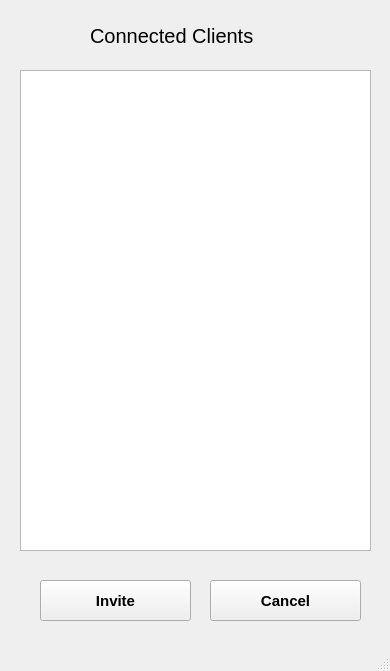
<?xml version="1.0" encoding="UTF-8"?>
<ui version="4.0">
 <class>MainWindow</class>
 <widget class="QMainWindow" name="MainWindow">
  <property name="geometry">
   <rect>
    <x>0</x>
    <y>0</y>
    <width>390</width>
    <height>671</height>
   </rect>
  </property>
  <property name="windowTitle">
   <string>Chatroom</string>
  </property>
  <property name="unifiedTitleAndToolBarOnMac">
   <bool>false</bool>
  </property>
  <widget class="QWidget" name="centralwidget">
   <widget class="QListWidget" name="invite_list">
    <property name="geometry">
     <rect>
      <x>20</x>
      <y>70</y>
      <width>351</width>
      <height>481</height>
     </rect>
    </property>
   </widget>
   <widget class="QLabel" name="connectedclients_invite_label">
    <property name="geometry">
     <rect>
      <x>90</x>
      <y>10</y>
      <width>201</width>
      <height>51</height>
     </rect>
    </property>
    <property name="font">
     <font>
      <pointsize>15</pointsize>
     </font>
    </property>
    <property name="text">
     <string>Connected Clients</string>
    </property>
   </widget>
   <widget class="QPushButton" name="invite_invite_button">
    <property name="geometry">
     <rect>
      <x>40</x>
      <y>580</y>
      <width>151</width>
      <height>41</height>
     </rect>
    </property>
    <property name="styleSheet">
     <string notr="true">font: bold 15px;</string>
    </property>
    <property name="text">
     <string>Invite</string>
    </property>
   </widget>
   <widget class="QPushButton" name="invite_cancel_button">
    <property name="geometry">
     <rect>
      <x>210</x>
      <y>580</y>
      <width>151</width>
      <height>41</height>
     </rect>
    </property>
    <property name="styleSheet">
     <string notr="true">font: bold 15px;</string>
    </property>
    <property name="text">
     <string>Cancel</string>
    </property>
   </widget>
  </widget>
  <widget class="QStatusBar" name="statusbar"/>
 </widget>
 <resources/>
 <connections/>
</ui>
